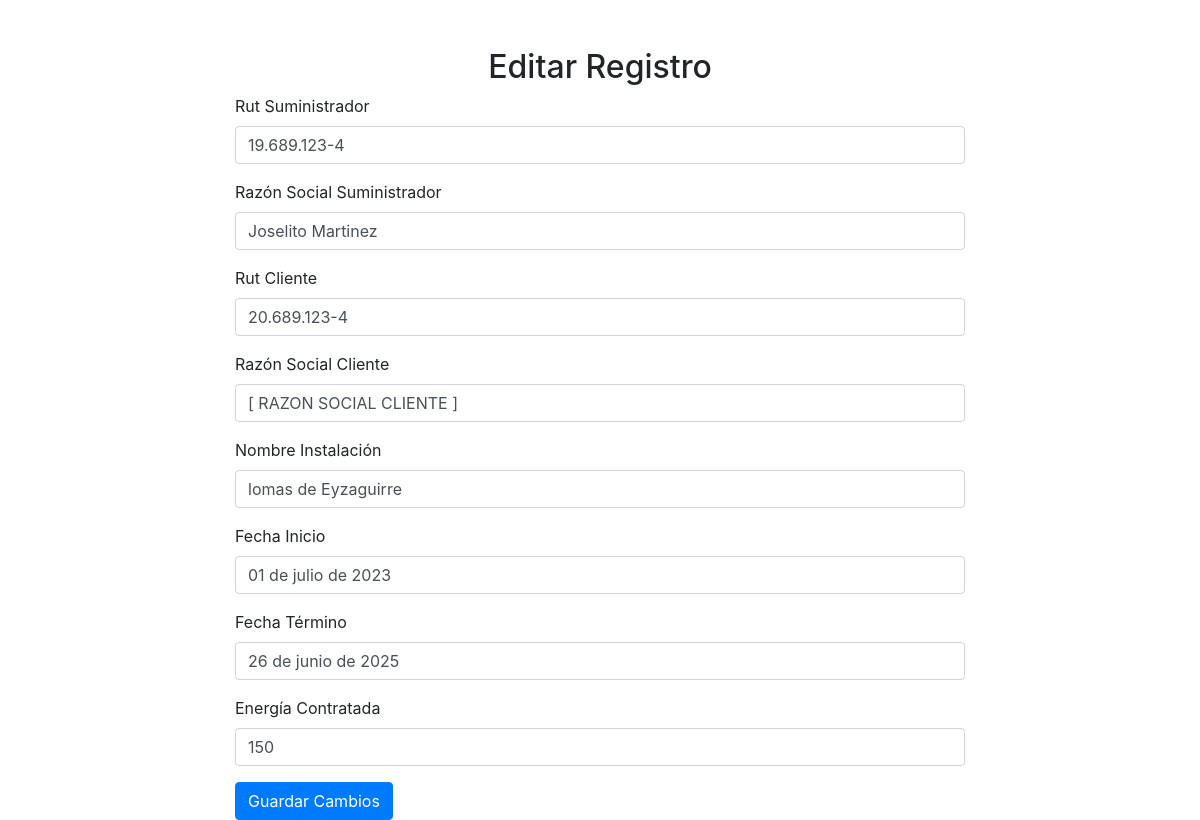
Screenshot of /edit/1 with the database file from the repository.
### app.py (models this page shows, shortened)
class PDFData(db.Model):
    id = db.Column(db.Integer, primary_key=True)
    rut_suministrador = db.Column(db.String(100))
    razon_social_suministrador = db.Column(db.String(100))
    rut_cliente = db.Column(db.String(100))
    razon_social_cliente = db.Column(db.String(100))
    nombre_instalacion = db.Column(db.String(100))
    fecha_inicio = db.Column(db.String(100))
    fecha_termino = db.Column(db.String(100))
    energia_contratada = db.Column(db.String(100))

### app.py (the view, shortened to what this page needs)
@app.route('/edit/<int:id>', methods=['GET', 'POST'])
def edit(id):
    pdf_data = PDFData.query.get(id)
    return render_template('edit.html', pdf_data=pdf_data)

### templates/edit.html (shortened to what this page needs)
<!DOCTYPE html>
<html lang="en" class="colorFondo">
<head>
    <link href="https://stackpath.bootstrapcdn.com/bootstrap/4.5.2/css/bootstrap.min.css" rel="stylesheet">
</head>
<body class="colorFondo">
<div class="container mt-5">
    <div class="row justify-content-center">
        <div class="col-md-8">
            <h2 class="text-center">Editar Registro</h2>
            <form action="/edit/{{ pdf_data.id }}" method="post">
                <div class="form-group">
                    <label for="rut_suministrador">Rut Suministrador</label>
                    <input type="text" class="form-control" id="rut_suministrador" name="rut_suministrador" value="{{ pdf_data.rut_suministrador }}" required>
                </div>
                <div class="form-group">
                    <label for="razon_social_suministrador">Razón Social Suministrador</label>
                    <input type="text" class="form-control" id="razon_social_suministrador" name="razon_social_suministrador" value="{{ pdf_data.razon_social_suministrador }}" required>
                </div>
                <div class="form-group">
                    <label for="rut_cliente">Rut Cliente</label>
                    <input type="text" class="form-control" id="rut_cliente" name="rut_cliente" value="{{ pdf_data.rut_cliente }}" required>
                </div>
                <div class="form-group">
                    <label for="razon_social_cliente">Razón Social Cliente</label>
                    <input type="text" class="form-control" id="razon_social_cliente" name="razon_social_cliente" value="{{ pdf_data.razon_social_cliente }}" required>
                </div>
                <div class="form-group">
                    <label for="nombre_instalacion">Nombre Instalación</label>
                    <input type="text" class="form-control" id="nombre_instalacion" name="nombre_instalacion" value="{{ pdf_data.nombre_instalacion }}" required>
                </div>
                <div class="form-group">
                    <label for="fecha_inicio">Fecha Inicio</label>
                    <input type="text" class="form-control" id="fecha_inicio" name="fecha_inicio" value="{{ pdf_data.fecha_inicio }}" required>
                </div>
                <div class="form-group">
                    <label for="fecha_termino">Fecha Término</label>
                    <input type="text" class="form-control" id="fecha_termino" name="fecha_termino" value="{{ pdf_data.fecha_termino }}" required>
                </div>
                <div class="form-group">
                    <label for="energia_contratada">Energía Contratada</label>
                    <input type="text" class="form-control" id="energia_contratada" name="energia_contratada" value="{{ pdf_data.energia_contratada }}" required>
                </div>
                <button type="submit" class="btn btn-primary">Guardar Cambios</button>
            </form>
        </div>
    </div>
</div>
</body>
</html>

### rows the page displays
PDFData: rut_suministrador "19.689.123-4", razon_social_suministrador "Joselito Martinez", rut_cliente "20.689.123-4", razon_social_cliente "[ RAZON SOCIAL CLIENTE ]", nombre_instalacion "lomas de Eyzaguirre", fecha_inicio "01 de julio de 2023", fecha_termino "26 de junio de 2025", energia_contratada "150"
